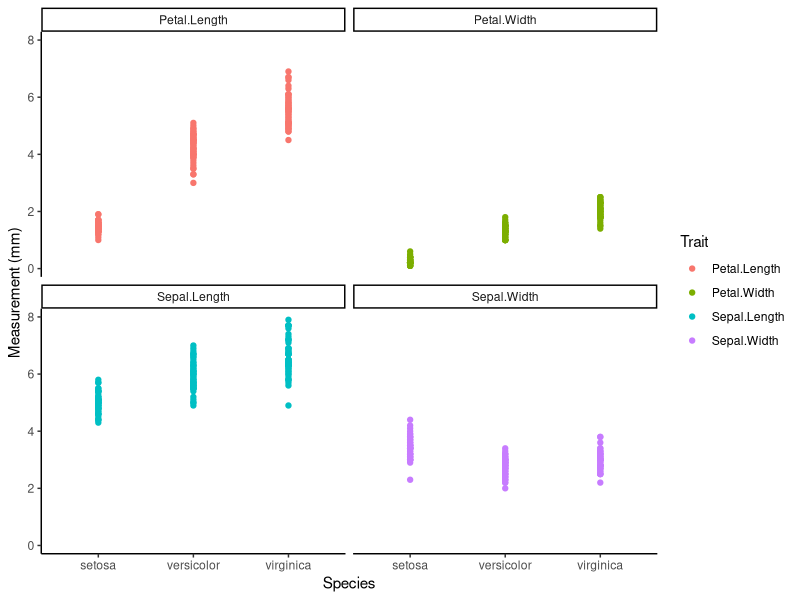
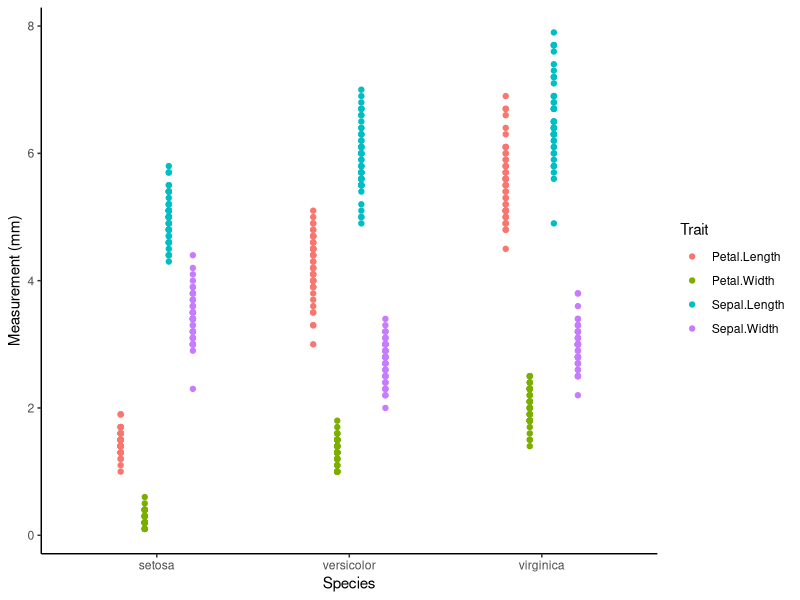
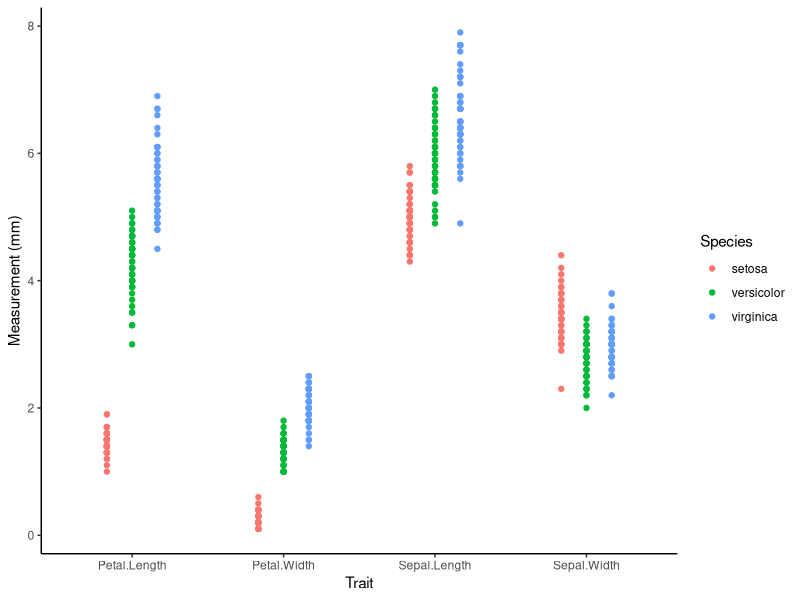

R code for these plots, in order:
## ---- chunk 1
library(ggplot2)
library(tidyr)
library(dplyr)

#transform 
iris_long <- pivot_longer(iris,cols=1:4,names_to='Trait',values_to = 'Measurement (mm)')


facet_p <- ggplot(iris_long,aes(x=Species,y=`Measurement (mm)`,col=Trait))+geom_point()+
  facet_wrap(~Trait)+theme_classic()

dodge_p <- ggplot(iris_long,aes(x=Species,y=`Measurement (mm)`,col=Trait))+
  geom_point(position=position_dodge(width=0.5))+theme_classic()

## ---- chunk 2
head(iris)
## ---- chunk 3
facet_p
## ---- chunk 4
ggplot(iris_long,aes(x=Species,y=`Measurement (mm)`,col=Trait))+
  geom_point(position=position_dodge(width=0.5))+theme_classic()
## ---- chunk 5
ggplot(iris_long,aes(x=Trait,y=`Measurement (mm)`,col=Species))+
  geom_point(position=position_dodge(width=0.5))+theme_classic()
